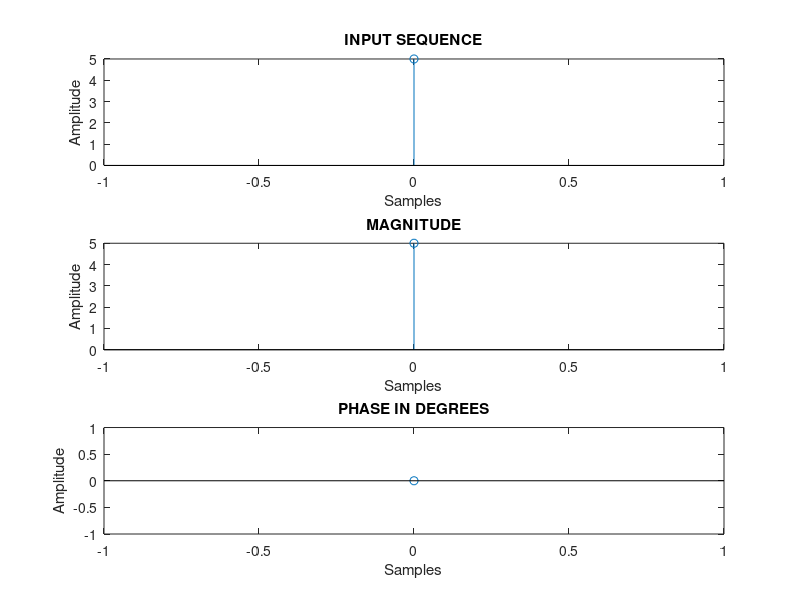

MATLAB code to generate this figure:
% Author : Vishwas K Singh
% E-mail : vishwasks32@gmail.com
% Description : Script to find IDFT of a sequence

% Prepare by clearing the screen
clc;clear all;close all;

% Take the input sequence
Xk = input('Enter the input sequence: '); % [1 2-5i -1 2+5i]
N = length(Xk);

% Initialize output sequence with zeros
xn = zeros(1,N);

% Compute IDFT{x[n]} using formula
for n = 0:N-1
		for k = 0:N-1
				xn(n+1) = xn(n+1) + Xk(k+1) * exp((j*2*pi*n*k)/N);
		end
end

xn = xn/N;

% Display output sequence
disp('The IDFT x(n) for given sequence is: ');
disp(round(real(xn))); % [1 3 -1 -2]

n = 0:N-1;

% Plot the input sequence
subplot(3,1,1);
stem(n,abs(Xk));
xlabel('Samples');
ylabel('Amplitude');
title('INPUT SEQUENCE');

% Plot the magnitude of output
subplot(3,1,2);
stem(n,round(real(xn)));
xlabel('Samples');
ylabel('Amplitude');
title('MAGNITUDE');

% Plot the phase of output sequence
subplot(3,1,3);
stem(n,angle(xn));
xlabel('Samples');
ylabel('Amplitude');
title('PHASE IN DEGREES');
